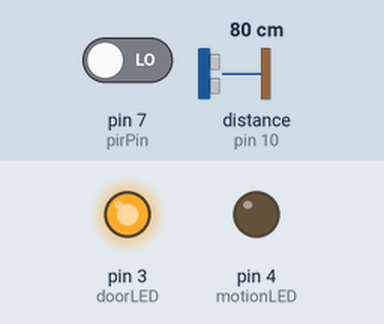
The sketch below on a simulated Arduino Uno, built with avr-gcc and run on an emulated ATmega328P. Parts: output pins drawn as LEDs (lit = HIGH). Wiring (inferred from the names in the program): ultrasonic range finder: trigger pin 9; echo pin 10. Inputs (shaded band) come from the test bench; at power-on: distance to the obstacle (sensor on pin 10) 80 cm, pin 7 (pirPin) LOW. The echo pulse lasts 58.3 µs per cm; pins used as bus, display or sensor lines are not drawn.

Above: at 1.2 s.
1.3 s: distance to the obstacle (sensor on pin 10) set to 86 cm
At 2.3 s:
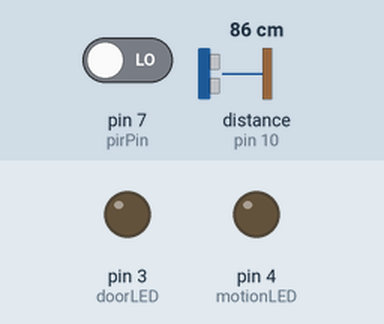
2.9 s: pin 7 (pirPin) driven HIGH
At 4.0 s:
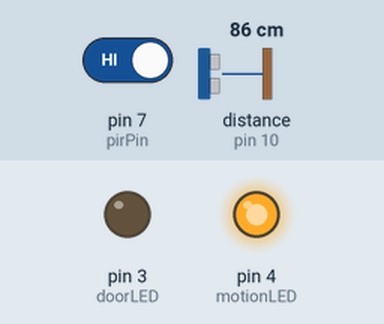
4.5 s: distance to the obstacle (sensor on pin 10) set to 2 cm
At 5.1 s:
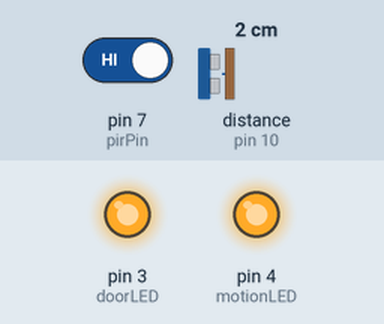
6.0 s: distance to the obstacle (sensor on pin 10) set to 120 cm
At 6.8 s:
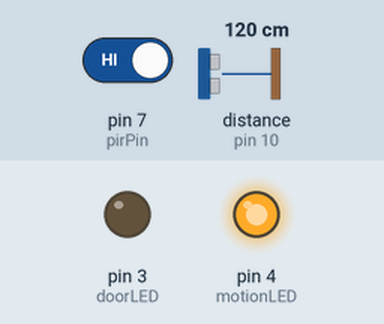
7.6 s: distance to the obstacle (sensor on pin 10) set to 4 cm
At 8.7 s:
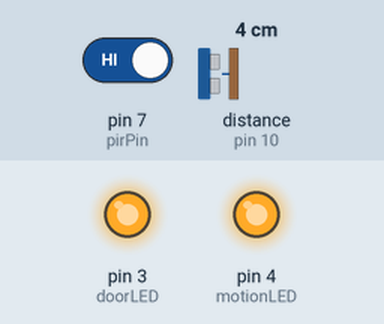
Timing chart, 0 to 10.2 s (numbered marks = the images above; inputs shaded):
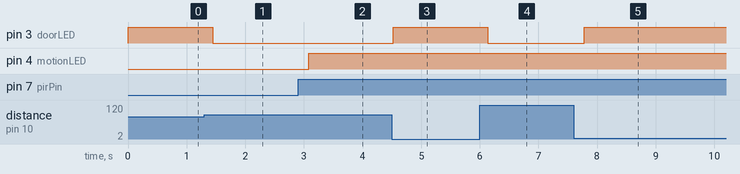

Measured:
- the behaviour switches between 81 and 82 cm on distance to the obstacle (sensor on pin 10) (found by bisection; images 0 and 1)
- after the input at 1.3 s, pin 3 (doorLED): HIGH → LOW after 0.14 s
- after the input at 2.9 s, pin 4 (motionLED): LOW → HIGH after 0.19 s
- after the input at 4.5 s, pin 3 (doorLED): LOW → HIGH at once
- after the input at 6.0 s, pin 3 (doorLED): HIGH → LOW after 0.13 s
- after the input at 7.6 s, pin 3 (doorLED): LOW → HIGH after 0.19 s

The sketch:

security_sensor_code.ino
```cpp
int trigPin = 9;
int echoPin = 10;


int pirPin = 7;


int doorLED = 3;
int motionLED = 4;

long duration;
int distance;

void setup()
{
  pinMode(trigPin, OUTPUT);
  pinMode(echoPin, INPUT);
  pinMode(pirPin, INPUT);

  pinMode(doorLED, OUTPUT);
  pinMode(motionLED, OUTPUT);
}

void loop()
{

  digitalWrite(trigPin, LOW);
  delayMicroseconds(2);

  digitalWrite(trigPin, HIGH);
  delayMicroseconds(10);
  digitalWrite(trigPin, LOW);

  duration = pulseIn(echoPin, HIGH);
  distance = duration * 0.034 / 2;


  if(distance < 80)
  {
    digitalWrite(doorLED, HIGH);
  }
  else
  {
    digitalWrite(doorLED, LOW);
  }


  int motion = digitalRead(pirPin);

  if(motion == HIGH)
  {
    digitalWrite(motionLED, HIGH);
  }
  else
  {
    digitalWrite(motionLED, LOW);
  }

  delay(200);

}
```
